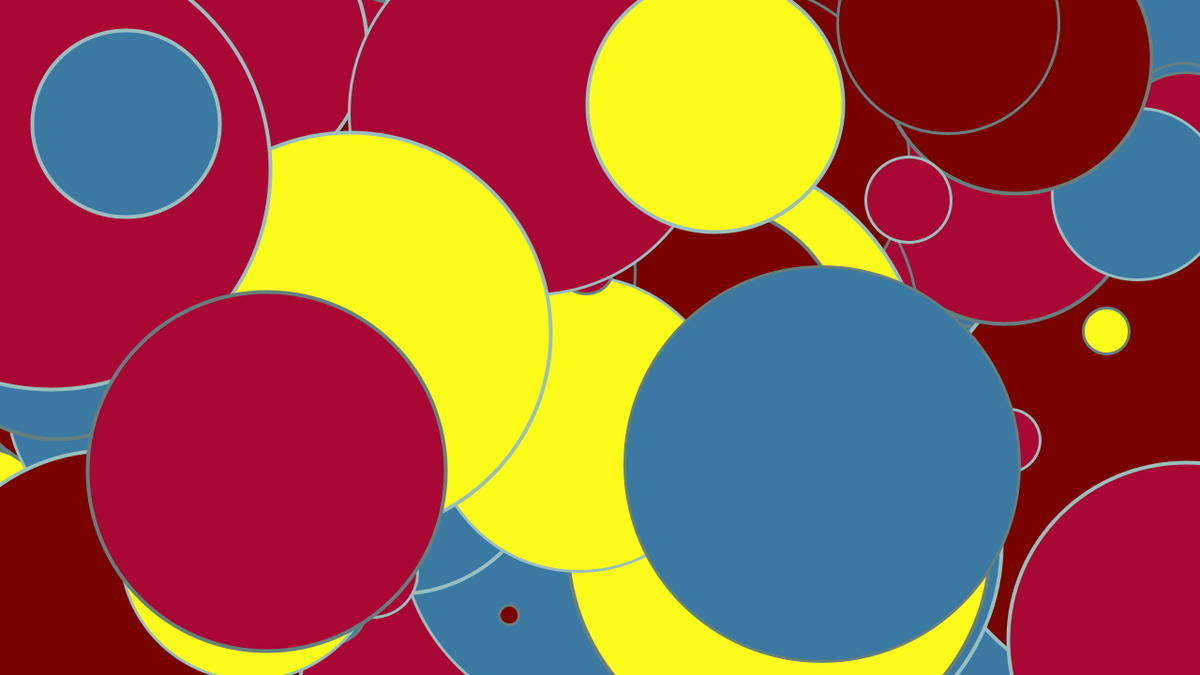
Frame 1 (no input)
Frame 60 (the mouse pressed at the canvas centre just before this capture): identical to frame 1, image omitted
Frame 120 (the mouse held since frame 60 and released just before this capture): identical to frame 1, image omitted

The Processing sketch that drew this single still picture (run headless with seeded random() and noise(); from frame 60 on, the mouse is pressed at the canvas centre):

// Processing sketch: processing_135262
// ── processing_135262.pde

//Circles are fun. I wanted to create a bold in your face circle sketch. 
//A sketch that just makes one smile. 

//Color Palette

color[] palette = {#000000,#FCFB19,#3B79A3,#770200,#A80833};   //first set the array
color[] gettn = palette;       //define the array
float counter = 0;
color[] strokePalette = {#98BFBD,#657F7E};
color[] strokeColr = strokePalette;

//setup
void setup(){
   size(1280, 720);
  background(gettn[0]);  
}

//draw code block
void draw(){
  while(counter<600){
  strokeWeight(int(random (3, 5)));
  stroke(strokeColr[int(random(0, 2))]);
  fill(gettn [int(random(1, 5))]);
  float x = random(width);
  float y = random(height);
  float d = random(10,500);
  ellipse(x, y, d, d);
  counter += random(-1, 2);
}


}
